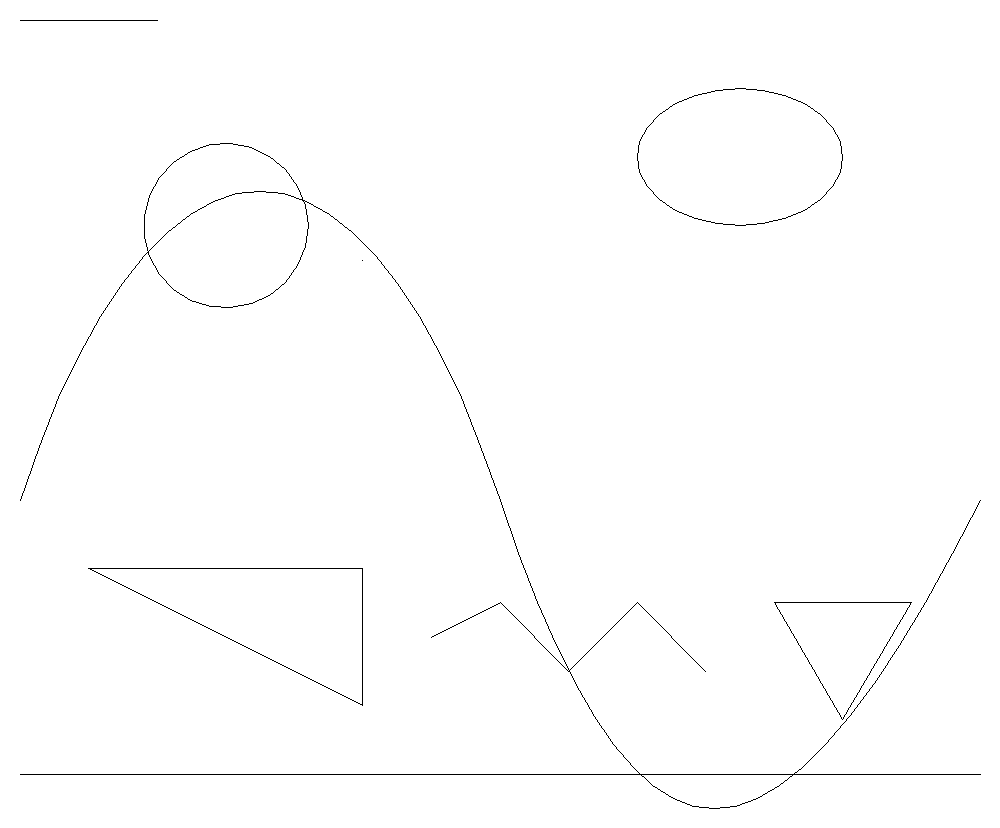
#> input picture renders/clip_art_before.png, 1000 x 828 px
$ python squiggle_cli.py renders/clip_art_before.png out.png
#> lines starting #> are read from the running program, lines starting #| are printed output that depends on the picture
### cl_squiggle.py
"""
cl_squiggle.py -- render a grayscale bitmap as ONE continuous "squiggle" line.

The image is scanned in rows.  Each row is a sine wave whose amplitude and
frequency grow with the darkness of the pixels underneath, and rows are
walked boustrophedon (left->right, then right->left) so the whole picture is
a single polyline with no pen lift and no bridges.  This is the classic
engraving-style look for plotting photographs; it renders *tone*, which a
threshold trace cannot.

Standard library only.  Pillow is used when available (fast resize, JPEG
support); PNG files are decoded with a built-in reader when it is not.
"""

import base64
import math
import struct
import zlib


# ---------------------------------------------------------------------------
# Grayscale image container + loaders
# ---------------------------------------------------------------------------

class GrayImage:
    """8-bit grayscale raster, row-major ``bytearray`` of width*height."""

    def __init__(self, width, height, pixels):
        if len(pixels) != width * height:
            raise ValueError("pixel buffer size does not match %dx%d" % (width, height))
        self.width = width
        self.height = height
        self.pixels = pixels

    # -- loading ------------------------------------------------------------
    @classmethod
    def from_bytes(cls, data):
        """Decode PNG/JPEG/... bytes.  Pillow if present, else PNG only."""
        try:
            from PIL import Image  # noqa: WPS433
            import io
            img = Image.open(io.BytesIO(data))
            img.load()
            if img.mode in ("RGBA", "LA", "P") or ("transparency" in img.info):
                # composite on white so transparent areas are paper
                rgba = img.convert("RGBA")
                bg = Image.new("RGBA", rgba.size, (255, 255, 255, 255))
                bg.alpha_composite(rgba)
                img = bg
            gray = img.convert("L")
            return cls(gray.width, gray.height, bytearray(gray.tobytes()))
        except ImportError:
            pass
        if data[:8] == b"\x89PNG\r\n\x1a\n":
            return _decode_png_gray(data)
        raise ValueError("Cannot decode this image: Pillow is not available and the "
                         "data is not a PNG. Convert the image to PNG (or install Pillow).")

    @classmethod
    def from_file(cls, path):
        with open(path, "rb") as fh:
            return cls.from_bytes(fh.read())

    # [10 lines left out: function from_data_uri, not called in this run]

    # -- sampling -----------------------------------------------------------
    def darkness_grid(self, cols, rows):
        """Box-average the image into *rows* x *cols* cells of darkness 0..1
        (1 = black).  Returns a list of rows (lists of floats)."""
        cols = max(1, int(cols))
        rows = max(1, int(rows))
        try:
            from PIL import Image  # noqa: WPS433
            img = Image.frombytes("L", (self.width, self.height), bytes(self.pixels))
            small = img.resize((cols, rows), Image.BOX)
            raw = small.tobytes()
            return [[1.0 - raw[r * cols + c] / 255.0 for c in range(cols)] for r in range(rows)]
        except ImportError:
            pass
        return _box_downsample(self.pixels, self.width, self.height, cols, rows)


# [108 lines left out: functions _box_downsample, _paeth, _decode_png_gray, not called in this run]


# ---------------------------------------------------------------------------
# The squiggle itself
# ---------------------------------------------------------------------------

class SquiggleParams:
    """All lengths are in the output coordinate units (the caller's)."""

    def __init__(self, rows=80, amp_min=0.0, amp_max=0.9, freq_min=0.3, freq_max=2.5,
                 gamma=1.0, invert=False, white_cutoff=0.04, tolerance=0.1,
                 vertical=False, samples_per_pitch=4):
        self.rows = max(2, int(rows))
        self.amp_min = max(0.0, float(amp_min))      # fraction of row pitch (peak-to-peak)
        self.amp_max = max(self.amp_min, float(amp_max))
        self.freq_min = max(0.01, float(freq_min))   # wavelengths per row pitch
        self.freq_max = max(self.freq_min, float(freq_max))
        self.gamma = max(0.1, float(gamma))          # tone curve exponent (>1 lightens mids)
        self.invert = bool(invert)
        self.white_cutoff = max(0.0, float(white_cutoff))  # darkness below -> straight line
        self.tolerance = max(1e-6, float(tolerance))  # chord error for sampling the sine
        self.vertical = bool(vertical)
        self.samples_per_pitch = max(1, int(samples_per_pitch))


def squiggle(image, width, height, params):
    """Render *image* (GrayImage) into a box of *width* x *height* units.

    Returns (points, info).  *points* is a single polyline starting at the
    top-left (0, 0) corner region; *info* has row pitch, point count and the
    path length.
    """
    p = params
    if p.vertical:
        # Render transposed, then swap coordinates back.
        pts, info = squiggle(_transpose(image), height, width,
                             _copy_params(p, vertical=False))
        pts = [(y, x) for x, y in pts]
        return pts, info

    rows = p.rows
    pitch = height / rows
    cols = max(2, int(math.ceil(width / pitch * p.samples_per_pitch)))
    grid = image.darkness_grid(cols, rows)
    cell_w = width / cols

    tol = p.tolerance
    two_pi = 2.0 * math.pi
    out = []
    px = py = None

    def emit(x, y):
        nonlocal px, py
        out.append((x, y))
        px, py = x, y

    for r in range(rows):
        row = grid[r]
        yc = (r + 0.5) * pitch
        forward = (r % 2 == 0)

        def darkness_at(x):
            # linear interpolation between cell centres
            fx = x / cell_w - 0.5
            i0 = int(math.floor(fx))
            t = fx - i0
            i0 = min(max(i0, 0), cols - 1)
            i1 = min(max(i0 + 1, 0), cols - 1)
            d = row[i0] * (1.0 - t) + row[i1] * t
            if p.invert:
                d = 1.0 - d
            d = min(1.0, max(0.0, d))
            if d < p.white_cutoff:
                return 0.0
            return d ** p.gamma

        x = 0.0 if forward else width
        emit(x, yc)
        phase = 0.0
        straight_run = False
        while True:
            d = darkness_at(x)
            amp = (p.amp_min + (p.amp_max - p.amp_min) * d) * pitch * 0.5   # half amplitude
            freq = p.freq_min + (p.freq_max - p.freq_min) * d
            wavelength = pitch / freq
            if amp < tol * 0.5:
                step = pitch / p.samples_per_pitch
                straight = True
            else:
                # chord error of a sine: n points/wavelength = 2*pi*sqrt(A/(8 tol))
                n = int(math.ceil(two_pi * math.sqrt(amp / (8.0 * tol))))
                n = min(64, max(8, n))
                step = wavelength / n
                straight = False
            remaining = (width - x) if forward else x
            if remaining <= 1e-9:
                break
            if step > remaining:
                step = remaining
            x = x + step if forward else x - step
            phase += two_pi * freq * step / pitch
            if straight:
                # collapse consecutive straight samples into one segment
                if straight_run:
                    out[-1] = (x, yc)
                    px, py = x, yc
                else:
                    emit(x, yc)
                straight_run = True
            else:
                emit(x, yc + amp * math.sin(phase))
                straight_run = False
        # make sure the row ends exactly at the edge, on the centre line
        if abs(py - yc) > 1e-9 or abs(px - (width if forward else 0.0)) > 1e-9:
            emit(width if forward else 0.0, yc)

    length = 0.0
    for (ax, ay), (bx, by) in zip(out, out[1:]):
        length += math.hypot(bx - ax, by - ay)
    info = {
        "rows": rows,
        "pitch": pitch,
        "points": len(out),
        "length": length,
        "width": width,
        "height": height,
    }
    return out, info


# [19 lines left out: functions _transpose, _copy_params, not called in this run]


def format_squiggle_report(info, units_per_mm=1.0, feed_mm_min=2000.0):
    L = info["length"] / units_per_mm
    minutes = L / feed_mm_min if feed_mm_min > 0 else 0.0
    return "\n".join([
        "Squiggle Raster report",
        "  image box:        %.1f x %.1f mm" % (info["width"] / units_per_mm, info["height"] / units_per_mm),
        "  rows:             %d  (pitch %.2f mm)" % (info["rows"], info["pitch"] / units_per_mm),
        "  points:           %d" % info["points"],
        "  path length:      %.0f mm  (%.1f m)" % (L, L / 1000.0),
        "  nominal time:     %.0f min at F%d (real time is longer: acceleration "
        "limits on the wiggles)" % (minutes, feed_mm_min),
    ])

### cl_geometry.py
"""
cl_geometry.py -- pure-Python geometry helpers for the Continuous Line extension.

Standard library only.  Nothing in here imports inkex, so it can be used by
the Inkscape extension, the CLI, the tests and any future G-code
post-processor alike.

Contents
--------
* Bezier flattening (cubic / quadratic / elliptical arc -> polyline) with a
  user-settable chordal tolerance.
* 2-D affine transforms in SVG matrix form (a, b, c, d, e, f), including an
  SVG ``transform="..."`` attribute parser.
* A small SVG path-data (``d`` attribute) parser that produces polylines.
* Bounding-box helpers and document-unit conversion (mm -> user units).
"""

import math
import re

# ---------------------------------------------------------------------------
# Transforms  (SVG convention:  x' = a*x + c*y + e ;  y' = b*x + d*y + f)
# ---------------------------------------------------------------------------

IDENTITY = (1.0, 0.0, 0.0, 1.0, 0.0, 0.0)


# [30 lines left out: functions mat_apply, mat_mul, mat_scale_factor, not called in this run]


_TRANSFORM_RE = re.compile(r"([a-zA-Z]+)\s*\(([^)]*)\)")
_NUM_RE = re.compile(r"[-+]?(?:\d+\.?\d*|\.\d+)(?:[eE][-+]?\d+)?")


# [33 lines left out: function parse_transform, not called in this run]


# ---------------------------------------------------------------------------
# Bezier flattening
# ---------------------------------------------------------------------------

_MAX_SEGMENTS = 2000


# [133 lines left out: functions _wang_segments, flatten_cubic, flatten_quadratic, flatten_arc, ellipse_polyline, not called in this run]


# ---------------------------------------------------------------------------
# SVG path-data parser  (M L H V C S Q T A Z, absolute and relative)
# ---------------------------------------------------------------------------

_TOKEN_RE = re.compile(r"[MmLlHhVvCcSsQqTtAaZz]|[-+]?(?:\d+\.?\d*|\.\d+)(?:[eE][-+]?\d+)?")

_ARGC = {"M": 2, "L": 2, "H": 1, "V": 1, "C": 6, "S": 4, "Q": 4, "T": 2, "A": 7, "Z": 0}


# [152 lines left out: functions parse_path_d, bbox_of_points, bbox_of_polylines, not called in this run]


CORNERS = ("bottom-left", "top-left", "top-right", "bottom-right")


# [11 lines left out: function corner_point, not called in this run]


def points_to_d(points, precision=3):
    """SVG path data with exactly ONE subpath: absolute M, then L pairs, no Z."""
    if not points:
        return ""
    fmt = "%%.%df" % precision

    def num(v):
        s = fmt % v
        if "." in s:
            s = s.rstrip("0").rstrip(".")
        return "0" if s in ("-0", "") else s

    parts = ["M", num(points[0][0]), num(points[0][1]), "L"]
    for x, y in points[1:]:
        parts.append(num(x))
        parts.append(num(y))
    return " ".join(parts)


# [5 lines left out: function polyline_length, not called in this run]


# ---------------------------------------------------------------------------
# Units
# ---------------------------------------------------------------------------

# CSS absolute units expressed in px (96 px per inch).
_UNIT_TO_PX = {
    "px": 1.0, "pt": 96.0 / 72.0, "pc": 16.0, "mm": 96.0 / 25.4,
    "cm": 96.0 / 2.54, "in": 96.0, "q": 96.0 / 101.6, "": 1.0,
}


# [28 lines left out: functions parse_length, user_units_per_mm, not called in this run]

### squiggle_cli.py
#!/usr/bin/env python3
"""
squiggle_cli.py -- render a photo as one continuous squiggle line, no Inkscape.

    python squiggle_cli.py photo.jpg out.svg --width-mm 1900 --rows 100 [--png preview.png]

Writes an SVG (mm units) containing a single path, ready for the J Tech
Photonics Laser Tool or any other G-code generator.  JPEG input needs
Pillow; 8-bit PNG works with the standard library alone.
"""

import argparse
import sys
import xml.etree.ElementTree as ET

from cl_geometry import points_to_d
from cl_squiggle import GrayImage, SquiggleParams, format_squiggle_report, squiggle


def main(argv=None):
    ap = argparse.ArgumentParser(description="Photo -> single continuous squiggle line SVG.")
    ap.add_argument("input")
    ap.add_argument("output")
    ap.add_argument("--width-mm", type=float, default=200.0, help="output width in mm (height follows aspect)")
    ap.add_argument("--rows", type=int, default=80)
    ap.add_argument("--amp-max", type=float, default=0.9, help="peak-to-peak amplitude in black, fraction of pitch")
    ap.add_argument("--amp-min", type=float, default=0.0)
    ap.add_argument("--freq-max", type=float, default=2.5, help="waves per pitch in black")
    ap.add_argument("--freq-min", type=float, default=0.3)
    ap.add_argument("--gamma", type=float, default=1.0)
    ap.add_argument("--white-cutoff", type=float, default=0.04)
    ap.add_argument("--invert", action="store_true")
    ap.add_argument("--vertical", action="store_true")
    ap.add_argument("--tolerance", type=float, default=0.1, help="chord tolerance, mm")
    ap.add_argument("--feed", type=float, default=2000.0, help="feed rate for the time estimate, mm/min")
    ap.add_argument("--stroke-width", type=float, default=0.3)
    ap.add_argument("--png", help="write a preview PNG (needs Pillow)")
    ap.add_argument("--png-width", type=int, default=1400)
    ap.add_argument("--quiet", action="store_true")
    args = ap.parse_args(argv)

    img = GrayImage.from_file(args.input)
#> in from_bytes, img is the input picture: PIL image 1000x828 RGB; 99.4% white; black in thin lines or dots
#> in from_bytes, `gray = img.convert("L")`: gray: PIL image 1000x828 L; 99.4% white; black in thin lines or dots
    width = args.width_mm
    height = width * img.height / img.width
#> height = 165.6
    params = SquiggleParams(rows=args.rows, amp_min=args.amp_min, amp_max=args.amp_max,
                            freq_min=args.freq_min, freq_max=args.freq_max, gamma=args.gamma,
                            invert=args.invert, white_cutoff=args.white_cutoff,
                            tolerance=args.tolerance, vertical=args.vertical)
    pts, info = squiggle(img, width, height, params)
#> in darkness_grid, `small = img.resize((cols, rows), Image.BOX)`:
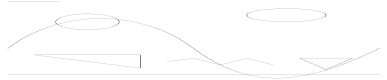
#> small: PIL image 387x80 L; min 128, max 255, mean 253.5
#> in squiggle, `grid = image.darkness_grid(cols, rows)`: grid = 80 items
#> the loop in squiggle, `for r in range(rows):` made 80 passes
#> the loop in squiggle, `for (ax, ay), (bx, by) in zip(out, out[1:]):` made 2125 passes
#> (ax, ay, bx, by) on passes 1 to 3: (0, 1.03, 200, 1.03), (200, 1.03, 200, 3.1), (200, 3.1, 31.29, 3.1)

    svg = ET.Element("svg", {
        "xmlns": "http://www.w3.org/2000/svg",
        "width": "%gmm" % width, "height": "%gmm" % height,
        "viewBox": "0 0 %g %g" % (width, height),
    })
    path = ET.SubElement(svg, "path")
    path.set("id", "squiggle-raster")
    path.set("d", points_to_d(pts))
#> the loop in points_to_d, `for x, y in points[1:]:` made 2125 passes
#> (x, y) on passes 1 to 3: (200, 1.03), (200, 3.1), (31.29, 3.1)
    path.set("style", "fill:none;stroke:#000;stroke-width:%g;stroke-linecap:round;"
                      "stroke-linejoin:round" % args.stroke_width)
    ET.ElementTree(svg).write(args.output, encoding="utf-8", xml_declaration=True)
    if not args.quiet:
        print(format_squiggle_report(info, feed_mm_min=args.feed))
#| Squiggle Raster report
#|   image box:        200.0 x 165.6 mm
#|   rows:             80  (pitch 2.07 mm)
#|   points:           2126
#|   path length:      16174 mm  (16.2 m)
#|   nominal time:     8 min at F2000 (real time is longer: acceleration limits on the wiggles)

    if args.png:
        try:
            from PIL import Image, ImageDraw
        except ImportError:
            print("Pillow not installed; no preview written", file=sys.stderr)
            return 0
        scale = args.png_width / width
        im = Image.new("L", (args.png_width, int(height * scale) + 1), 255)
        draw = ImageDraw.Draw(im)
        draw.line([(x * scale, y * scale) for x, y in pts], fill=0,
                  width=max(1, int(round(args.stroke_width * scale))))
        im.save(args.png)
    return 0


if __name__ == "__main__":
    sys.exit(main())
#> (the program exits here)

$ run again, on renders/traced_bitmap_before.png
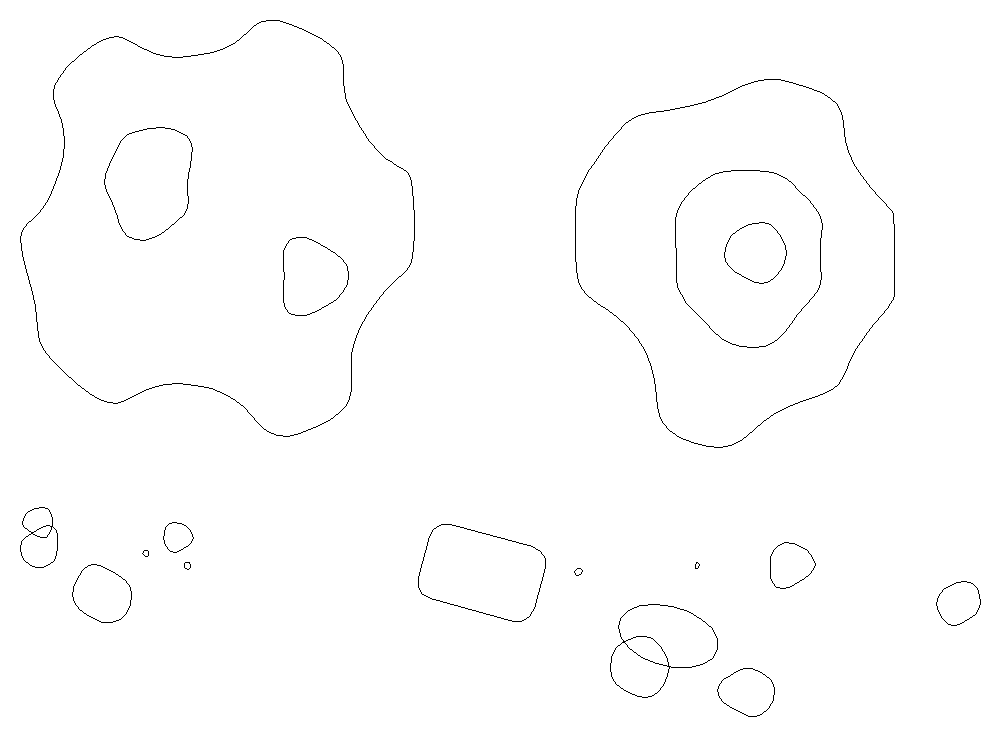
#> input picture renders/traced_bitmap_before.png, 1000 x 736 px
#> in from_bytes, img is the input picture: PIL image 1000x736 RGB; 99.3% white; black in thin lines or dots
#> gray: PIL image 1000x736 L; 99.3% white; black in thin lines or dots
#> in darkness_grid, `small = img.resize((cols, rows), Image.BOX)`:
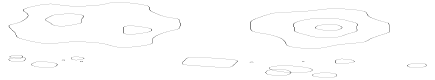
#> small: PIL image 435x80 L; min 128, max 255, mean 253.3
#> grid = 80 items
#> the loop in squiggle, `for r in range(rows):` made 80 passes
#> the loop in squiggle, `for (ax, ay), (bx, by) in zip(out, out[1:]):` made 2499 passes
#> (ax, ay, bx, by) on passes 1 to 3: (0, 0.92, 200, 0.92), (200, 0.92, 200, 2.76), (200, 2.76, 0, 2.76)
#> the loop in points_to_d, `for x, y in points[1:]:` made 2499 passes
#> (x, y) on passes 1 to 3: (200, 0.92), (200, 2.76), (0, 2.76)
#| Squiggle Raster report
#|   image box:        200.0 x 147.2 mm
#|   rows:             80  (pitch 1.84 mm)
#|   points:           2500
#|   path length:      16167 mm  (16.2 m)
#|   nominal time:     8 min at F2000 (real time is longer: acceleration limits on the wiggles)
